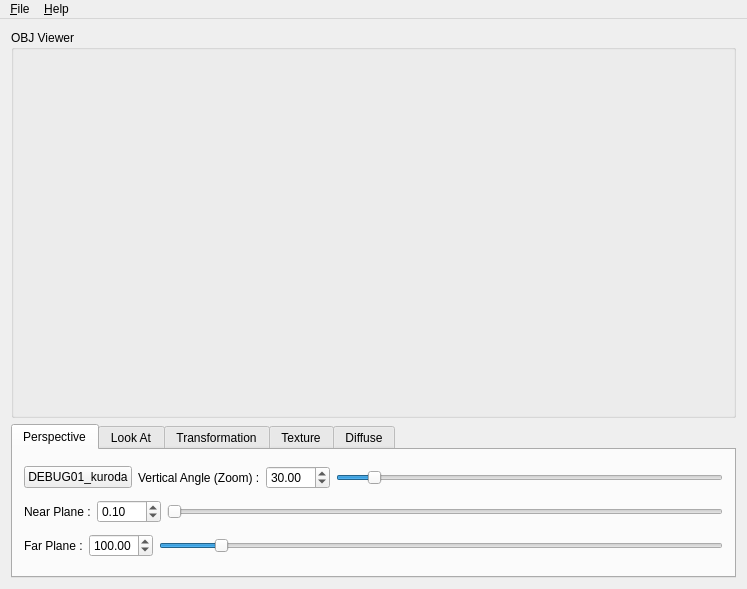
<?xml version="1.0" encoding="UTF-8"?>
<ui version="4.0">
 <class>MainWindow</class>
 <widget class="QMainWindow" name="MainWindow">
  <property name="geometry">
   <rect>
    <x>0</x>
    <y>0</y>
    <width>747</width>
    <height>589</height>
   </rect>
  </property>
  <property name="windowTitle">
   <string>OBJ-Reader</string>
  </property>
  <widget class="QWidget" name="centralWidget">
   <layout class="QGridLayout" name="gridLayout">
    <item row="0" column="0">
     <widget class="QGroupBox" name="groupBox">
      <property name="sizePolicy">
       <sizepolicy hsizetype="Preferred" vsizetype="Expanding">
        <horstretch>0</horstretch>
        <verstretch>0</verstretch>
       </sizepolicy>
      </property>
      <property name="title">
       <string>OBJ Viewer</string>
      </property>
      <layout class="QGridLayout" name="gridLayout_2">
       <item row="0" column="0">
        <widget class="QObj3dViewer" name="obj3dViewer" native="true"/>
       </item>
      </layout>
     </widget>
    </item>
    <item row="1" column="0">
     <widget class="QTabWidget" name="mainTabs">
      <property name="sizePolicy">
       <sizepolicy hsizetype="Expanding" vsizetype="Fixed">
        <horstretch>0</horstretch>
        <verstretch>0</verstretch>
       </sizepolicy>
      </property>
      <property name="currentIndex">
       <number>0</number>
      </property>
      <widget class="QWidget" name="perspectiveTab">
       <attribute name="title">
        <string>Perspective</string>
       </attribute>
       <layout class="QGridLayout" name="gridLayout_7">
        <item row="0" column="0">
         <layout class="QHBoxLayout" name="horizontalLayout_2">
          <item>
           <widget class="QPushButton" name="DEBUG01_pushButton">
            <property name="text">
             <string>DEBUG01_kuroda</string>
            </property>
           </widget>
          </item>
          <item>
           <widget class="QLabel" name="label">
            <property name="sizePolicy">
             <sizepolicy hsizetype="Fixed" vsizetype="Preferred">
              <horstretch>0</horstretch>
              <verstretch>0</verstretch>
             </sizepolicy>
            </property>
            <property name="text">
             <string>Vertical Angle (Zoom) :</string>
            </property>
           </widget>
          </item>
          <item>
           <widget class="QDoubleSpinBox" name="persVerticalAngleSpin">
            <property name="decimals">
             <number>2</number>
            </property>
            <property name="minimum">
             <double>0.000000000000000</double>
            </property>
            <property name="maximum">
             <double>360.000000000000000</double>
            </property>
            <property name="singleStep">
             <double>0.100000000000000</double>
            </property>
            <property name="value">
             <double>30.000000000000000</double>
            </property>
           </widget>
          </item>
          <item>
           <widget class="QSlider" name="persVerticalAngleSlider">
            <property name="maximum">
             <number>36000</number>
            </property>
            <property name="value">
             <number>3000</number>
            </property>
            <property name="orientation">
             <enum>Qt::Horizontal</enum>
            </property>
           </widget>
          </item>
         </layout>
        </item>
        <item row="1" column="0">
         <layout class="QHBoxLayout" name="horizontalLayout_4">
          <item>
           <widget class="QLabel" name="label_3">
            <property name="sizePolicy">
             <sizepolicy hsizetype="Fixed" vsizetype="Preferred">
              <horstretch>0</horstretch>
              <verstretch>0</verstretch>
             </sizepolicy>
            </property>
            <property name="text">
             <string>Near Plane :</string>
            </property>
           </widget>
          </item>
          <item>
           <widget class="QDoubleSpinBox" name="persNearSpin">
            <property name="decimals">
             <number>2</number>
            </property>
            <property name="minimum">
             <double>0.000000000000000</double>
            </property>
            <property name="maximum">
             <double>999.000000000000000</double>
            </property>
            <property name="singleStep">
             <double>0.100000000000000</double>
            </property>
            <property name="value">
             <double>0.100000000000000</double>
            </property>
           </widget>
          </item>
          <item>
           <widget class="QSlider" name="persNearSlider">
            <property name="maximum">
             <number>99900</number>
            </property>
            <property name="value">
             <number>10</number>
            </property>
            <property name="orientation">
             <enum>Qt::Horizontal</enum>
            </property>
           </widget>
          </item>
         </layout>
        </item>
        <item row="2" column="0">
         <layout class="QHBoxLayout" name="horizontalLayout_5">
          <item>
           <widget class="QLabel" name="label_4">
            <property name="sizePolicy">
             <sizepolicy hsizetype="Fixed" vsizetype="Preferred">
              <horstretch>0</horstretch>
              <verstretch>0</verstretch>
             </sizepolicy>
            </property>
            <property name="text">
             <string>Far Plane :</string>
            </property>
           </widget>
          </item>
          <item>
           <widget class="QDoubleSpinBox" name="persFarSpin">
            <property name="minimum">
             <double>0.000000000000000</double>
            </property>
            <property name="maximum">
             <double>999.000000000000000</double>
            </property>
            <property name="singleStep">
             <double>0.100000000000000</double>
            </property>
            <property name="value">
             <double>100.000000000000000</double>
            </property>
           </widget>
          </item>
          <item>
           <widget class="QSlider" name="persFarSlider">
            <property name="maximum">
             <number>99900</number>
            </property>
            <property name="value">
             <number>10000</number>
            </property>
            <property name="orientation">
             <enum>Qt::Horizontal</enum>
            </property>
           </widget>
          </item>
         </layout>
        </item>
       </layout>
      </widget>
      <widget class="QWidget" name="lookAtTab">
       <attribute name="title">
        <string>Look At</string>
       </attribute>
       <layout class="QGridLayout" name="gridLayout_3">
        <item row="0" column="0">
         <layout class="QHBoxLayout" name="horizontalLayout_6">
          <item>
           <widget class="QLabel" name="label_5">
            <property name="sizePolicy">
             <sizepolicy hsizetype="Fixed" vsizetype="Preferred">
              <horstretch>0</horstretch>
              <verstretch>0</verstretch>
             </sizepolicy>
            </property>
            <property name="text">
             <string>Eye (X,Y,Z) :</string>
            </property>
           </widget>
          </item>
          <item>
           <widget class="QDoubleSpinBox" name="lookEyeXSpin">
            <property name="minimum">
             <double>-99999.000000000000000</double>
            </property>
            <property name="maximum">
             <double>99999.000000000000000</double>
            </property>
            <property name="singleStep">
             <double>0.100000000000000</double>
            </property>
            <property name="value">
             <double>-5.000000000000000</double>
            </property>
           </widget>
          </item>
          <item>
           <widget class="QDoubleSpinBox" name="lookEyeYSpin">
            <property name="minimum">
             <double>-99999.000000000000000</double>
            </property>
            <property name="maximum">
             <double>99999.000000000000000</double>
            </property>
            <property name="singleStep">
             <double>0.100000000000000</double>
            </property>
            <property name="value">
             <double>2.000000000000000</double>
            </property>
           </widget>
          </item>
          <item>
           <widget class="QDoubleSpinBox" name="lookEyeZSpin">
            <property name="minimum">
             <double>-99999.000000000000000</double>
            </property>
            <property name="maximum">
             <double>99999.000000000000000</double>
            </property>
            <property name="singleStep">
             <double>0.100000000000000</double>
            </property>
            <property name="value">
             <double>5.000000000000000</double>
            </property>
           </widget>
          </item>
         </layout>
        </item>
        <item row="1" column="0">
         <layout class="QHBoxLayout" name="horizontalLayout_7">
          <item>
           <widget class="QLabel" name="label_6">
            <property name="sizePolicy">
             <sizepolicy hsizetype="Fixed" vsizetype="Preferred">
              <horstretch>0</horstretch>
              <verstretch>0</verstretch>
             </sizepolicy>
            </property>
            <property name="text">
             <string>Center (X,Y,Z) :</string>
            </property>
           </widget>
          </item>
          <item>
           <widget class="QDoubleSpinBox" name="lookCenterXSpin">
            <property name="minimum">
             <double>-99999.000000000000000</double>
            </property>
            <property name="maximum">
             <double>99999.000000000000000</double>
            </property>
            <property name="singleStep">
             <double>0.100000000000000</double>
            </property>
           </widget>
          </item>
          <item>
           <widget class="QDoubleSpinBox" name="lookCenterYSpin">
            <property name="minimum">
             <double>-99999.000000000000000</double>
            </property>
            <property name="maximum">
             <double>99999.000000000000000</double>
            </property>
            <property name="singleStep">
             <double>0.100000000000000</double>
            </property>
           </widget>
          </item>
          <item>
           <widget class="QDoubleSpinBox" name="lookCenterZSpin">
            <property name="minimum">
             <double>-99999.000000000000000</double>
            </property>
            <property name="maximum">
             <double>99999.000000000000000</double>
            </property>
            <property name="singleStep">
             <double>0.100000000000000</double>
            </property>
           </widget>
          </item>
         </layout>
        </item>
        <item row="2" column="0">
         <layout class="QHBoxLayout" name="horizontalLayout_8">
          <item>
           <widget class="QLabel" name="label_7">
            <property name="sizePolicy">
             <sizepolicy hsizetype="Fixed" vsizetype="Preferred">
              <horstretch>0</horstretch>
              <verstretch>0</verstretch>
             </sizepolicy>
            </property>
            <property name="text">
             <string>Up (X,Y,Z) :</string>
            </property>
           </widget>
          </item>
          <item>
           <widget class="QDoubleSpinBox" name="lookUpXSpin">
            <property name="minimum">
             <double>-99999.000000000000000</double>
            </property>
            <property name="maximum">
             <double>99999.000000000000000</double>
            </property>
            <property name="singleStep">
             <double>0.100000000000000</double>
            </property>
           </widget>
          </item>
          <item>
           <widget class="QDoubleSpinBox" name="lookUpYSpin">
            <property name="minimum">
             <double>-99999.000000000000000</double>
            </property>
            <property name="maximum">
             <double>99999.000000000000000</double>
            </property>
            <property name="singleStep">
             <double>0.100000000000000</double>
            </property>
            <property name="value">
             <double>1.000000000000000</double>
            </property>
           </widget>
          </item>
          <item>
           <widget class="QDoubleSpinBox" name="lookUpZSpin">
            <property name="minimum">
             <double>-99999.000000000000000</double>
            </property>
            <property name="maximum">
             <double>99999.000000000000000</double>
            </property>
            <property name="singleStep">
             <double>0.100000000000000</double>
            </property>
           </widget>
          </item>
         </layout>
        </item>
       </layout>
       <zorder></zorder>
       <zorder></zorder>
       <zorder></zorder>
      </widget>
      <widget class="QWidget" name="transformTab">
       <attribute name="title">
        <string>Transformation</string>
       </attribute>
       <layout class="QGridLayout" name="gridLayout_4">
        <item row="0" column="0">
         <layout class="QHBoxLayout" name="horizontalLayout_9">
          <item>
           <widget class="QLabel" name="label_8">
            <property name="sizePolicy">
             <sizepolicy hsizetype="Fixed" vsizetype="Preferred">
              <horstretch>0</horstretch>
              <verstretch>0</verstretch>
             </sizepolicy>
            </property>
            <property name="text">
             <string>Scale :</string>
            </property>
           </widget>
          </item>
          <item>
           <widget class="QDoubleSpinBox" name="scaleSpin">
            <property name="decimals">
             <number>3</number>
            </property>
            <property name="minimum">
             <double>-99999.000000000000000</double>
            </property>
            <property name="maximum">
             <double>99999.000000000000000</double>
            </property>
            <property name="singleStep">
             <double>0.100000000000000</double>
            </property>
            <property name="value">
             <double>1.000000000000000</double>
            </property>
           </widget>
          </item>
         </layout>
        </item>
        <item row="1" column="0">
         <layout class="QHBoxLayout" name="horizontalLayout_10">
          <item>
           <widget class="QLabel" name="label_9">
            <property name="sizePolicy">
             <sizepolicy hsizetype="Fixed" vsizetype="Preferred">
              <horstretch>0</horstretch>
              <verstretch>0</verstretch>
             </sizepolicy>
            </property>
            <property name="text">
             <string>Translate (X,Y,Z) :</string>
            </property>
           </widget>
          </item>
          <item>
           <widget class="QDoubleSpinBox" name="translateXSpin">
            <property name="minimum">
             <double>-99999.000000000000000</double>
            </property>
            <property name="maximum">
             <double>99999.000000000000000</double>
            </property>
            <property name="singleStep">
             <double>0.100000000000000</double>
            </property>
           </widget>
          </item>
          <item>
           <widget class="QDoubleSpinBox" name="translateYSpin">
            <property name="minimum">
             <double>-99999.000000000000000</double>
            </property>
            <property name="maximum">
             <double>99999.000000000000000</double>
            </property>
            <property name="singleStep">
             <double>0.100000000000000</double>
            </property>
           </widget>
          </item>
          <item>
           <widget class="QDoubleSpinBox" name="translateZSpin">
            <property name="minimum">
             <double>-99999.000000000000000</double>
            </property>
            <property name="maximum">
             <double>99999.000000000000000</double>
            </property>
            <property name="singleStep">
             <double>0.100000000000000</double>
            </property>
           </widget>
          </item>
         </layout>
        </item>
        <item row="2" column="0">
         <layout class="QHBoxLayout" name="horizontalLayout_11">
          <item>
           <widget class="QLabel" name="label_10">
            <property name="sizePolicy">
             <sizepolicy hsizetype="Fixed" vsizetype="Preferred">
              <horstretch>0</horstretch>
              <verstretch>0</verstretch>
             </sizepolicy>
            </property>
            <property name="text">
             <string>Rotate (Angle,X,Y,Z) :</string>
            </property>
           </widget>
          </item>
          <item>
           <widget class="QDoubleSpinBox" name="rotateAngleSpin">
            <property name="minimum">
             <double>-99999.000000000000000</double>
            </property>
            <property name="maximum">
             <double>99999.000000000000000</double>
            </property>
            <property name="singleStep">
             <double>0.100000000000000</double>
            </property>
           </widget>
          </item>
          <item>
           <widget class="QDoubleSpinBox" name="rotateXSpin">
            <property name="minimum">
             <double>-99999.000000000000000</double>
            </property>
            <property name="maximum">
             <double>99999.000000000000000</double>
            </property>
            <property name="singleStep">
             <double>0.100000000000000</double>
            </property>
           </widget>
          </item>
          <item>
           <widget class="QDoubleSpinBox" name="rotateYSpin">
            <property name="minimum">
             <double>-99999.000000000000000</double>
            </property>
            <property name="maximum">
             <double>99999.000000000000000</double>
            </property>
            <property name="singleStep">
             <double>0.100000000000000</double>
            </property>
           </widget>
          </item>
          <item>
           <widget class="QDoubleSpinBox" name="rotateZSpin">
            <property name="minimum">
             <double>-99999.000000000000000</double>
            </property>
            <property name="maximum">
             <double>99999.000000000000000</double>
            </property>
            <property name="singleStep">
             <double>0.100000000000000</double>
            </property>
           </widget>
          </item>
         </layout>
        </item>
        <item row="3" column="0">
         <layout class="QHBoxLayout" name="horizontalLayout_3">
          <item>
           <widget class="QLabel" name="label_14">
            <property name="text">
             <string>Rotate (-360 : +360) :</string>
            </property>
           </widget>
          </item>
          <item>
           <widget class="QSlider" name="rotateAngleSlider">
            <property name="minimum">
             <number>-3600</number>
            </property>
            <property name="maximum">
             <number>3600</number>
            </property>
            <property name="orientation">
             <enum>Qt::Horizontal</enum>
            </property>
           </widget>
          </item>
         </layout>
        </item>
       </layout>
      </widget>
      <widget class="QWidget" name="textureTab">
       <attribute name="title">
        <string>Texture</string>
       </attribute>
       <layout class="QGridLayout" name="gridLayout_6">
        <item row="0" column="0">
         <layout class="QHBoxLayout" name="horizontalLayout">
          <item>
           <widget class="QLabel" name="label_2">
            <property name="text">
             <string>Texture File :</string>
            </property>
           </widget>
          </item>
          <item>
           <widget class="QLineEdit" name="textureFileEdit"/>
          </item>
          <item>
           <widget class="QPushButton" name="browseTextureBtn">
            <property name="text">
             <string>Browse</string>
            </property>
           </widget>
          </item>
         </layout>
        </item>
       </layout>
      </widget>
      <widget class="QWidget" name="diffuseLightTab">
       <attribute name="title">
        <string>Diffuse</string>
       </attribute>
       <layout class="QGridLayout" name="gridLayout_5">
        <item row="1" column="0">
         <layout class="QHBoxLayout" name="horizontalLayout_14">
          <item>
           <widget class="QLabel" name="label_12">
            <property name="sizePolicy">
             <sizepolicy hsizetype="Fixed" vsizetype="Preferred">
              <horstretch>0</horstretch>
              <verstretch>0</verstretch>
             </sizepolicy>
            </property>
            <property name="text">
             <string>Kd (Diffuse Reflectivity) :</string>
            </property>
           </widget>
          </item>
          <item>
           <widget class="QDoubleSpinBox" name="lightKd1Spin">
            <property name="singleStep">
             <double>0.100000000000000</double>
            </property>
            <property name="value">
             <double>0.000000000000000</double>
            </property>
           </widget>
          </item>
          <item>
           <widget class="QDoubleSpinBox" name="lightKd2Spin">
            <property name="singleStep">
             <double>0.100000000000000</double>
            </property>
            <property name="value">
             <double>1.000000000000000</double>
            </property>
           </widget>
          </item>
          <item>
           <widget class="QDoubleSpinBox" name="lightKd3Spin">
            <property name="singleStep">
             <double>0.100000000000000</double>
            </property>
            <property name="value">
             <double>0.000000000000000</double>
            </property>
           </widget>
          </item>
         </layout>
        </item>
        <item row="0" column="0">
         <layout class="QHBoxLayout" name="horizontalLayout_13">
          <item>
           <widget class="QLabel" name="label_11">
            <property name="sizePolicy">
             <sizepolicy hsizetype="Fixed" vsizetype="Preferred">
              <horstretch>0</horstretch>
              <verstretch>0</verstretch>
             </sizepolicy>
            </property>
            <property name="text">
             <string>Position (X,Y,Z) :</string>
            </property>
           </widget>
          </item>
          <item>
           <widget class="QDoubleSpinBox" name="lightPosXSpin">
            <property name="minimum">
             <double>-99999.000000000000000</double>
            </property>
            <property name="maximum">
             <double>99999.000000000000000</double>
            </property>
            <property name="singleStep">
             <double>0.100000000000000</double>
            </property>
            <property name="value">
             <double>-25.000000000000000</double>
            </property>
           </widget>
          </item>
          <item>
           <widget class="QDoubleSpinBox" name="lightPosYSpin">
            <property name="minimum">
             <double>-99999.000000000000000</double>
            </property>
            <property name="maximum">
             <double>99999.000000000000000</double>
            </property>
            <property name="singleStep">
             <double>0.100000000000000</double>
            </property>
            <property name="value">
             <double>25.000000000000000</double>
            </property>
           </widget>
          </item>
          <item>
           <widget class="QDoubleSpinBox" name="lightPosZSpin">
            <property name="minimum">
             <double>-99999.000000000000000</double>
            </property>
            <property name="maximum">
             <double>99999.000000000000000</double>
            </property>
            <property name="singleStep">
             <double>0.100000000000000</double>
            </property>
            <property name="value">
             <double>25.000000000000000</double>
            </property>
           </widget>
          </item>
         </layout>
        </item>
        <item row="2" column="0">
         <layout class="QHBoxLayout" name="horizontalLayout_15">
          <item>
           <widget class="QLabel" name="label_13">
            <property name="sizePolicy">
             <sizepolicy hsizetype="Fixed" vsizetype="Preferred">
              <horstretch>0</horstretch>
              <verstretch>0</verstretch>
             </sizepolicy>
            </property>
            <property name="text">
             <string>Ld (Light Source Intensity) :</string>
            </property>
           </widget>
          </item>
          <item>
           <widget class="QDoubleSpinBox" name="lightLd1Spin">
            <property name="singleStep">
             <double>0.100000000000000</double>
            </property>
            <property name="value">
             <double>1.000000000000000</double>
            </property>
           </widget>
          </item>
          <item>
           <widget class="QDoubleSpinBox" name="lightLd2Spin">
            <property name="singleStep">
             <double>0.100000000000000</double>
            </property>
            <property name="value">
             <double>1.000000000000000</double>
            </property>
           </widget>
          </item>
          <item>
           <widget class="QDoubleSpinBox" name="lightLd3Spin">
            <property name="singleStep">
             <double>0.100000000000000</double>
            </property>
            <property name="value">
             <double>1.000000000000000</double>
            </property>
           </widget>
          </item>
         </layout>
        </item>
       </layout>
      </widget>
     </widget>
    </item>
   </layout>
  </widget>
  <widget class="QMenuBar" name="menuBar">
   <property name="geometry">
    <rect>
     <x>0</x>
     <y>0</y>
     <width>747</width>
     <height>21</height>
    </rect>
   </property>
   <widget class="QMenu" name="menu_File">
    <property name="title">
     <string>&amp;File</string>
    </property>
    <addaction name="action_Open"/>
    <addaction name="separator"/>
    <addaction name="actionE_xit"/>
   </widget>
   <widget class="QMenu" name="menu_Help">
    <property name="title">
     <string>&amp;Help</string>
    </property>
    <addaction name="actionAbout_Qt"/>
   </widget>
   <addaction name="menu_File"/>
   <addaction name="menu_Help"/>
  </widget>
  <action name="action_Open">
   <property name="text">
    <string>&amp;Open OBJ</string>
   </property>
   <property name="shortcut">
    <string>Ctrl+O</string>
   </property>
  </action>
  <action name="actionAbout_Qt">
   <property name="text">
    <string>About &amp;Qt</string>
   </property>
  </action>
  <action name="actionE_xit">
   <property name="text">
    <string>E&amp;xit</string>
   </property>
  </action>
 </widget>
 <layoutdefault spacing="6" margin="11"/>
 <customwidgets>
  <customwidget>
   <class>QObj3dViewer</class>
   <extends>QWidget</extends>
   <header>qobj3dviewer.h</header>
   <container>1</container>
  </customwidget>
 </customwidgets>
 <tabstops>
  <tabstop>mainTabs</tabstop>
  <tabstop>persVerticalAngleSpin</tabstop>
  <tabstop>persVerticalAngleSlider</tabstop>
  <tabstop>persNearSpin</tabstop>
  <tabstop>persNearSlider</tabstop>
  <tabstop>persFarSpin</tabstop>
  <tabstop>persFarSlider</tabstop>
  <tabstop>lookEyeXSpin</tabstop>
  <tabstop>lookEyeYSpin</tabstop>
  <tabstop>lookEyeZSpin</tabstop>
  <tabstop>lookCenterXSpin</tabstop>
  <tabstop>lookCenterYSpin</tabstop>
  <tabstop>lookCenterZSpin</tabstop>
  <tabstop>lookUpXSpin</tabstop>
  <tabstop>lookUpYSpin</tabstop>
  <tabstop>lookUpZSpin</tabstop>
  <tabstop>scaleSpin</tabstop>
  <tabstop>translateXSpin</tabstop>
  <tabstop>translateYSpin</tabstop>
  <tabstop>translateZSpin</tabstop>
  <tabstop>rotateAngleSpin</tabstop>
  <tabstop>rotateXSpin</tabstop>
  <tabstop>rotateYSpin</tabstop>
  <tabstop>rotateZSpin</tabstop>
  <tabstop>rotateAngleSlider</tabstop>
  <tabstop>textureFileEdit</tabstop>
  <tabstop>browseTextureBtn</tabstop>
  <tabstop>lightPosXSpin</tabstop>
  <tabstop>lightPosYSpin</tabstop>
  <tabstop>lightPosZSpin</tabstop>
  <tabstop>lightKd1Spin</tabstop>
  <tabstop>lightKd2Spin</tabstop>
  <tabstop>lightKd3Spin</tabstop>
  <tabstop>lightLd1Spin</tabstop>
  <tabstop>lightLd2Spin</tabstop>
  <tabstop>lightLd3Spin</tabstop>
 </tabstops>
 <resources/>
 <connections/>
</ui>
